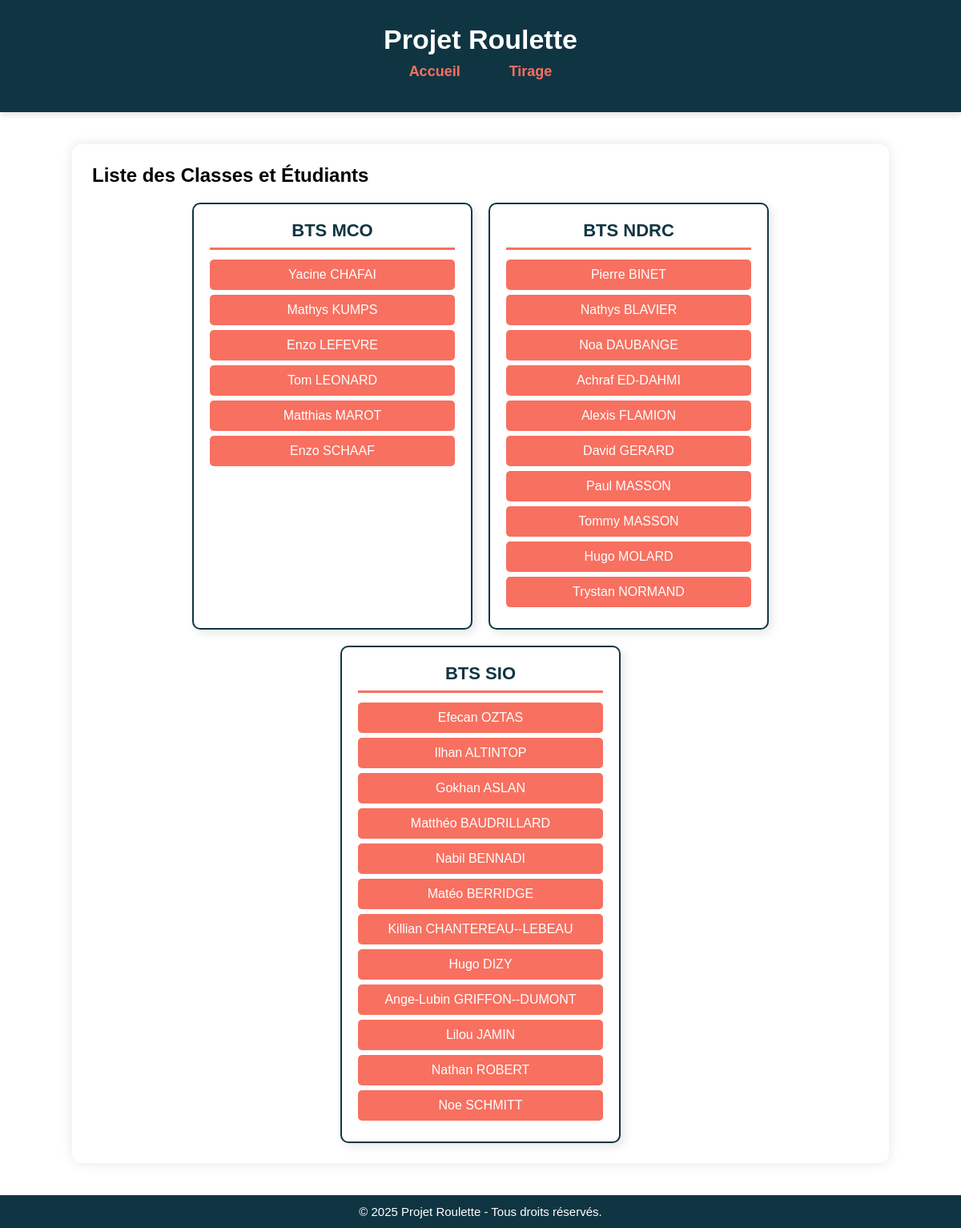
The page / on the database its author committed.
### tables this page shows
CREATE TABLE `class` (
    `idClass` int(11) NOT NULL AUTO_INCREMENT,
    `nameClass` varchar(30) NOT NULL,
    PRIMARY KEY (`idClass`),
    UNIQUE (`nameClass`)
);

CREATE TABLE `student` (
    `id` int(11) NOT NULL AUTO_INCREMENT,
    `surname` varchar(60) NOT NULL,
    `firstname` varchar(30) NOT NULL,
    `idClass` int(11),   
    `ldap` tinyint(1) NOT NULL DEFAULT 0,
    `bool` tinyint(1) NOT NULL DEFAULT 0,
    `passage` int(5) NOT NULL DEFAULT 0,
    `absence` tinyint(1) NOT NULL DEFAULT 0,
    `noteaddition` FLOAT DEFAULT NULL,
    `notetotal` FLOAT DEFAULT NULL,
    `average` FLOAT DEFAULT NULL,
    PRIMARY KEY (`id`),
    FOREIGN KEY (`idClass`) REFERENCES `class`(`idClass`) ON DELETE CASCADE
);

### src/c/controllerAccueil.php (called while the page is built, shortened)
<?php
include_once "src/m/bd.class.inc.php";
include_once "src/m/bd.student.inc.php";
$CLASS = new modele_class();
$STUDENT = new modele_student();
$classes = $CLASS->getAllClasses();
include_once "src/v/accueil.php";
?>

### index.php (called while the page is built, shortened)
<?php
include_once "src/m/bd.inc.php";
include_once "src/c/controller.php";
?>

### src/m/bd.inc.php (called while the page is built)
<?php
class connexion_PDO {
    private $login = "root";
    private $mdp = "";
    private $bd = "roulette";
    private $serveur = "localhost";
    protected static $CNX = null;
    public function __construct() {
        if (self::$CNX === null) {
            try {
                self::$CNX = new PDO("mysql:host=$this->serveur;dbname=$this->bd;charset=UTF8", $this->login, $this->mdp);
                self::$CNX->setAttribute(PDO::ATTR_ERRMODE, PDO::ERRMODE_EXCEPTION);
            } catch (PDOException $e) {
                throw new Exception("Erreur de connexion à la base de données : " . $e->getMessage());
            }
        }
    }
    public function getConnection() {
        return self::$CNX;
    }
}
?>

### src/m/bd.class.inc.php (called while the page is built, shortened)
<?php
include_once "bd.inc.php";
class modele_class {
    private $pdo;
    public function __construct() {
        $this->pdo = (new connexion_PDO())->getConnection();
    }
    public function getAllClasses() {
        try {
            $req = $this->pdo->prepare("SELECT * FROM class");
            $req->execute();
            return $req->fetchAll(PDO::FETCH_ASSOC);
        } catch (PDOException $e) {
            throw new Exception("Erreur lors de la récupération des classes : " . $e->getMessage());
        }
    }
}
?>

### src/m/bd.student.inc.php (called while the page is built, shortened)
<?php
include_once "bd.inc.php";
class modele_student {
    private $pdo;
    public function __construct() {
        $this->pdo = (new connexion_PDO())->getConnection();
    }
    public function getStudentsByClass($idClass) {
        try {
            $req = $this->pdo->prepare("SELECT * FROM student WHERE idClass = :idClass");
            $req->bindValue(':idClass', $idClass, PDO::PARAM_INT);
            $req->execute();
            return $req->fetchAll(PDO::FETCH_ASSOC);
        } catch (PDOException $e) {
            throw new Exception("Erreur lors de la récupération des étudiants par classe : " . $e->getMessage());
        }
    }
}
?>

### src/v/accueil.php (the view, shortened to what this page needs)
<!DOCTYPE html>
<html lang="fr">
<head>
    <link rel="stylesheet" href="src/assets/accueil.css">
</head>
<body>
<header>
    <div class="header-container">
        <h1>Projet Roulette</h1>
        <nav class="navbar">
            <ul class="nav-links">
                <li><a href="index.php?action=accueil">Accueil</a></li>
                <li><a href="index.php?action=tirage">Tirage</a></li>
            </ul>
        </nav>
    </div>
</header>
<main class="container">
    <h2>Liste des Classes et Étudiants</h2>
    <?php if (!empty($classes)) { ?>
        <div class="class-container">
            <?php foreach ($classes as $classe) { ?>
                <div class="class-block">
                    <h3><?= htmlspecialchars($classe['nameClass']) ?></h3>
                    <ul>
                        <?php
                        $students = $STUDENT->getStudentsByClass($classe['idClass']);
                        if (!empty($students)) {
                            foreach ($students as $student) { ?>
                                <li class="student-item"><?= htmlspecialchars($student['firstname'] . " " . $student['surname']) ?></li>
                        <?php }
                        } else { ?>
                            <li class="no-student">Aucun étudiant dans cette classe.</li>
                        <?php } ?>
                    </ul>
                </div>
            <?php } ?>
        </div>
    <?php } else { ?>
        <p class="no-class">Aucune classe disponible.</p>
    <?php } ?>
</main>
<footer>
    <p>&copy; 2025 Projet Roulette - Tous droits réservés.</p>
</footer>
</body>
</html>

### src/assets/accueil.css (style rules this page uses)
* { margin: 0; padding: 0; box-sizing: border-box; font-family: "Arial", sans-serif; }
.header-container { text-align: center; padding: 30px 0; background-color: #103542; color: white; box-shadow: 0px 4px 8px rgba(0, 0, 0, 0.1); }
.header-container h1 { font-size: 34px; font-weight: bold; }
.navbar { display: flex; justify-content: center; background-color: transparent; padding: 10px 0; }
.nav-links { list-style: none; display: flex; gap: 25px; padding: 0; }
.nav-links li a { color: #F87060; text-decoration: none; font-size: 18px; font-weight: bold; padding: 12px 18px; border-radius: 5px; transition: background 0.3s, color 0.3s, transform 0.2s; }
.container { width: 85%; margin: 40px auto; padding: 25px; background: white; box-shadow: 0px 0px 15px rgba(0, 0, 0, 0.1); border-radius: 12px; }
.class-container { display: flex; flex-wrap: wrap; justify-content: center; gap: 20px; margin-top: 20px; }
.class-block { background: white; border: 2px solid #103542; padding: 20px; width: 350px; box-shadow: 4px 4px 12px rgba(0, 0, 0, 0.1); border-radius: 10px; text-align: center; transition: transform 0.2s, box-shadow 0.2s; }
.class-block h3 { color: #103542; font-size: 22px; border-bottom: 3px solid #F87060; padding-bottom: 8px; margin-bottom: 12px; }
.class-block ul { list-style: none; padding: 0; text-align: left; }
.class-block ul li { background: #F87060; color: white; margin: 6px 0; padding: 10px; border-radius: 5px; text-align: center; font-size: 16px; transition: background 0.3s ease-in-out; }
.student-item { background: #F87060; color: white; margin: 6px 0; padding: 10px; border-radius: 5px; text-align: center; font-size: 16px; transition: background 0.3s ease-in-out; }
footer { text-align: center; padding: 12px; background: #103542; color: white; font-size: 15px; position: relative; bottom: 0; width: 100%; }

### rows shown on the page
class: nameClass "BTS MCO"
student: firstname+surname "Yacine CHAFAI"
student: firstname+surname "Mathys KUMPS"
student: firstname+surname "Enzo LEFEVRE"
student: firstname+surname "Tom LEONARD"
student: firstname+surname "Matthias MAROT"
student: firstname+surname "Enzo SCHAAF"
class: nameClass "BTS NDRC"
student: firstname+surname "Pierre BINET"
student: firstname+surname "Nathys BLAVIER"
student: firstname+surname "Noa DAUBANGE"
student: firstname+surname "Achraf ED-DAHMI"
student: firstname+surname "Alexis FLAMION"
student: firstname+surname "David GERARD"
student: firstname+surname "Paul MASSON"
student: firstname+surname "Tommy MASSON"
student: firstname+surname "Hugo MOLARD"
student: firstname+surname "Trystan NORMAND"
class: nameClass "BTS SIO"
student: firstname+surname "Efecan OZTAS"
student: firstname+surname "Ilhan ALTINTOP"
student: firstname+surname "Gokhan ASLAN"
student: firstname+surname "Matthéo BAUDRILLARD"
student: firstname+surname "Nabil BENNADI"
student: firstname+surname "Matéo BERRIDGE"
student: firstname+surname "Killian CHANTEREAU--LEBEAU"
student: firstname+surname "Hugo DIZY"
student: firstname+surname "Ange-Lubin GRIFFON--DUMONT"
student: firstname+surname "Lilou JAMIN"
student: firstname+surname "Nathan ROBERT"
student: firstname+surname "Noe SCHMITT"
